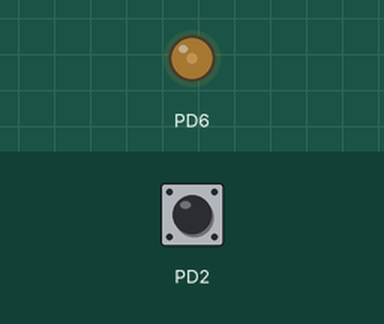
The program below on a simulated ATmega328P, built with avr-gcc and emulated at 16 MHz. Parts: output pins drawn as LEDs (lit = HIGH). The inputs (shaded band) are chosen by the test bench; at power-on: PD2 HIGH.

Above: at 1.2 s.
1.3 s: PD2 pulled LOW for 0.15 s
At 2.1 s:
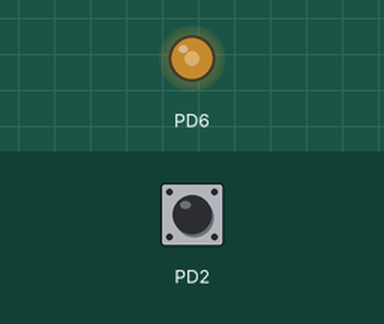
2.9 s: PD2 pulled LOW for 1 s
At 3.3 s:
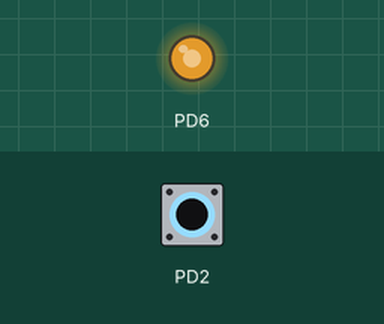
5.4 s: PD2 pulled LOW for 0.15 s
At 6.4 s:
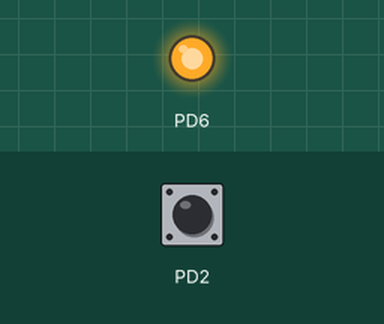
Timing chart, 0 to 8.4 s (numbered marks = the images above; inputs shaded):
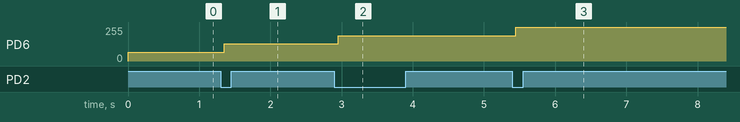

The program:

main.c
```c
/*
 * GccApplication1.c
 *
 * Created: 24-06-2026 10:55:55
 * Author : hp
 */

#define F_CPU 16000000UL

#include <avr/io.h>
#include <util/delay.h>

uint8_t level = 0;


void UpdatePWM(uint8_t level)
{
	switch(level)
	{
		case 0:
		OCR0A = 64;      // 25%
		break;

		case 1:
		OCR0A = 128;     // 50%
		break;

		case 2:
		OCR0A = 191;     // 75%
		break;

		case 3:
		OCR0A = 255;     // 100%
		break;
	}
}

int main(void)
{
	/* OC0A (PD6) as output */
	DDRD |= (1 << PORTD6);

	/* Push button on PD2 */
	DDRD &= ~(1 << PORTD2);
	PORTD |= (1 << PORTD2);

	/* Timer0 Fast PWM, Non-Inverting */
	TCCR0A = (1 << COM0A1) |
	(1 << WGM01)  |
	(1 << WGM00);

	/* Prescaler = 64 */
	TCCR0B = (1 << CS01) |
	(1 << CS00);

	UpdatePWM(level);

	while(1)
	{
		if(!(PIND & (1 << PORTD2)))
		{
			_delay_ms(50);

			if(!(PIND & (1 << PORTD2)))
			{
				//level++;

				if(level < 3)
				{
					level++;
				}

				UpdatePWM(level);

				while(!(PIND & (1 << PORTD2)));

				_delay_ms(50);
			}
		}
	}
}
```

Measured:
- after the input at 1.3 s, PD6: 64/255 → 128/255 after 0.05 s
- after the input at 2.9 s, PD6: 128/255 → 191/255 after 0.05 s
- after the input at 5.4 s, PD6: 191/255 → 255/255 after 0.05 s
